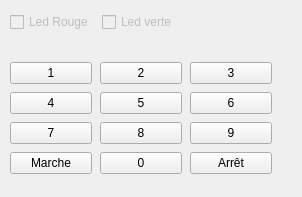
<?xml version="1.0" encoding="UTF-8"?>
<ui version="4.0">
 <class>Clavier</class>
 <widget class="QWidget" name="Clavier">
  <property name="geometry">
   <rect>
    <x>0</x>
    <y>0</y>
    <width>302</width>
    <height>197</height>
   </rect>
  </property>
  <property name="windowTitle">
   <string>Centrale d'alarme</string>
  </property>
  <widget class="QWidget" name="">
   <property name="geometry">
    <rect>
     <x>10</x>
     <y>60</y>
     <width>82</width>
     <height>116</height>
    </rect>
   </property>
   <layout class="QVBoxLayout" name="verticalLayout">
    <item>
     <widget class="QPushButton" name="pushButton_1">
      <property name="text">
       <string>1</string>
      </property>
     </widget>
    </item>
    <item>
     <widget class="QPushButton" name="pushButton_4">
      <property name="text">
       <string>4</string>
      </property>
     </widget>
    </item>
    <item>
     <widget class="QPushButton" name="pushButton_7">
      <property name="text">
       <string>7</string>
      </property>
     </widget>
    </item>
    <item>
     <widget class="QPushButton" name="pushButtonMarche">
      <property name="text">
       <string>Marche</string>
      </property>
     </widget>
    </item>
   </layout>
  </widget>
  <widget class="QWidget" name="">
   <property name="geometry">
    <rect>
     <x>100</x>
     <y>60</y>
     <width>82</width>
     <height>116</height>
    </rect>
   </property>
   <layout class="QVBoxLayout" name="verticalLayout_2">
    <item>
     <widget class="QPushButton" name="pushButton_2">
      <property name="text">
       <string>2</string>
      </property>
     </widget>
    </item>
    <item>
     <widget class="QPushButton" name="pushButton_5">
      <property name="text">
       <string>5</string>
      </property>
     </widget>
    </item>
    <item>
     <widget class="QPushButton" name="pushButton_8">
      <property name="text">
       <string>8</string>
      </property>
     </widget>
    </item>
    <item>
     <widget class="QPushButton" name="pushButton_0">
      <property name="text">
       <string>0</string>
      </property>
     </widget>
    </item>
   </layout>
  </widget>
  <widget class="QWidget" name="">
   <property name="geometry">
    <rect>
     <x>190</x>
     <y>60</y>
     <width>82</width>
     <height>116</height>
    </rect>
   </property>
   <layout class="QVBoxLayout" name="verticalLayout_3">
    <item>
     <widget class="QPushButton" name="pushButton_3">
      <property name="text">
       <string>3</string>
      </property>
     </widget>
    </item>
    <item>
     <widget class="QPushButton" name="pushButton_6">
      <property name="text">
       <string>6</string>
      </property>
     </widget>
    </item>
    <item>
     <widget class="QPushButton" name="pushButton_9">
      <property name="text">
       <string>9</string>
      </property>
     </widget>
    </item>
    <item>
     <widget class="QPushButton" name="pushButtonArret">
      <property name="text">
       <string>Arrêt</string>
      </property>
     </widget>
    </item>
   </layout>
  </widget>
  <widget class="QWidget" name="">
   <property name="enabled">
    <bool>false</bool>
   </property>
   <property name="geometry">
    <rect>
     <x>10</x>
     <y>10</y>
     <width>177</width>
     <height>24</height>
    </rect>
   </property>
   <layout class="QHBoxLayout" name="horizontalLayout">
    <item>
     <widget class="QCheckBox" name="checkBoxRouge">
      <property name="enabled">
       <bool>false</bool>
      </property>
      <property name="text">
       <string>Led Rouge</string>
      </property>
     </widget>
    </item>
    <item>
     <widget class="QCheckBox" name="checkBoxVerte">
      <property name="enabled">
       <bool>false</bool>
      </property>
      <property name="text">
       <string>Led verte</string>
      </property>
     </widget>
    </item>
   </layout>
  </widget>
 </widget>
 <resources/>
 <connections/>
</ui>
